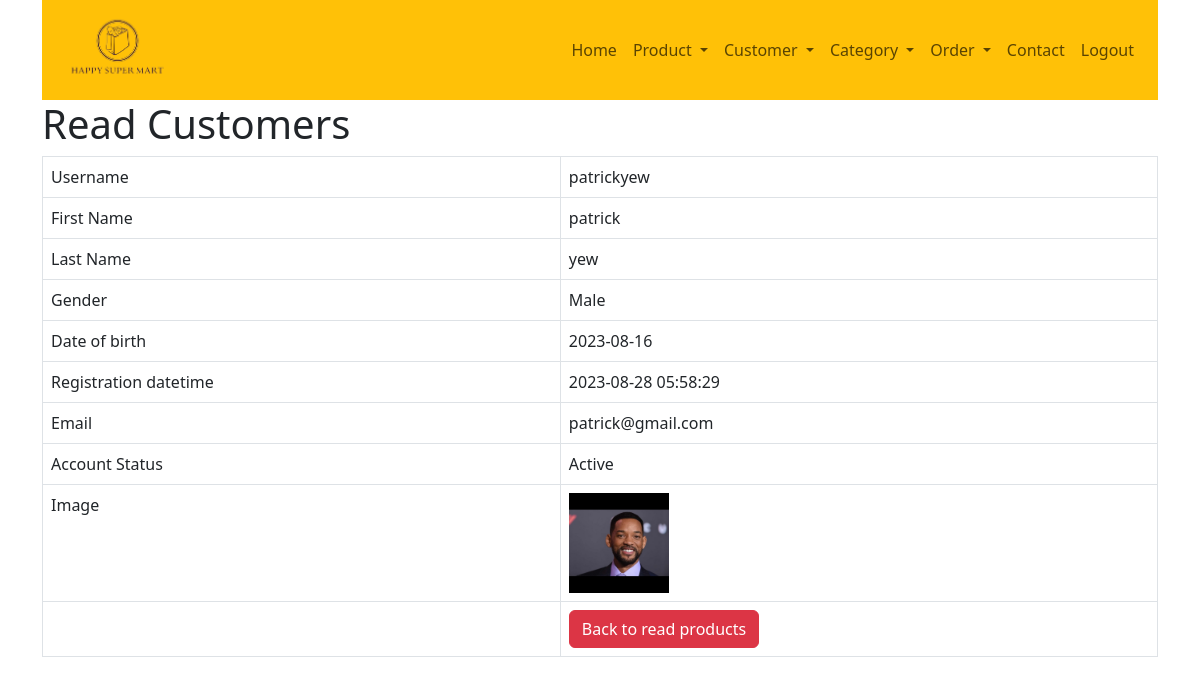
Page /customer_read_one.php?id=1 (signed in) on the committed database.
### tables this page shows
CREATE TABLE IF NOT EXISTS `customer` (
  `id` int NOT NULL AUTO_INCREMENT,
  `username` varchar(30) NOT NULL,
  `password` varchar(256) NOT NULL,
  `first_name` varchar(50) NOT NULL,
  `last_name` varchar(50) NOT NULL,
  `gender` enum('Male','Female','Other','') NOT NULL,
  `birth` date NOT NULL,
  `registration_date` timestamp NOT NULL DEFAULT CURRENT_TIMESTAMP ON UPDATE CURRENT_TIMESTAMP,
  `status` enum('Active','Inactive','Other','') NOT NULL DEFAULT 'Active',
  `email` varchar(50) NOT NULL,
  `image` varchar(255) NOT NULL,
  PRIMARY KEY (`id`),
  UNIQUE KEY `username` (`username`),
  UNIQUE KEY `email` (`email`)
);

### customer_read_one.php (the view, shortened to what this page needs)
<!DOCTYPE HTML>
<html>
<head>
    <link href="https://cdn.jsdelivr.net/npm/bootstrap@5.3.0/dist/css/bootstrap.min.css" rel="stylesheet">
</head>
<body>
    <div class="container">
        <?php
        include 'navbar/menu_nav.php';
        ?>
        <div class="page-header">
            <h1>Read Customers</h1>
        </div>
        <?php
        $id = isset($_GET['id']) ? $_GET['id'] : die('ERROR: Record ID not found.');
        include 'config/database.php';
        try {
            $query = "SELECT id, username, first_name, last_name, gender, birth, registration_date,status,email,image FROM customer WHERE id = :id ";
            $stmt = $con->prepare($query);
            $stmt->bindParam(":id", $id);
            $stmt->execute();
            $row = $stmt->fetch(PDO::FETCH_ASSOC);
            $username = $row['username'];
            $firstname = $row['first_name'];
            $lastname = $row['last_name'];
            $gender = $row['gender'];
            $date_of_birth = $row['birth'];
            $registration_date_time = $row['registration_date'];
            $account_status = $row['status'];
            $email = $row['email'];
            $image = $row['image'];
        }
        catch (PDOException $exception) {
            die('ERROR: ' . $exception->getMessage());
        }
        ?>
        <table class='table table-hover table-responsive table-bordered'>
            <tr>
                <td>Username</td>
                <td><?php echo htmlspecialchars($username, ENT_QUOTES);  ?></td>
            </tr>
            <tr>
                <td>First Name</td>
                <td><?php echo htmlspecialchars($firstname, ENT_QUOTES);  ?></td>
            </tr>
            <tr>
                <td>Last Name</td>
                <td><?php echo htmlspecialchars($lastname, ENT_QUOTES);  ?></td>
            </tr>
            <tr>
                <td>Gender</td>
                <td><?php echo htmlspecialchars($gender, ENT_QUOTES);  ?></td>
            </tr>
            <tr>
                <td>Date of birth</td>
                <td><?php echo htmlspecialchars($date_of_birth, ENT_QUOTES);  ?></td>
            </tr>
            <tr>
                <td>Registration datetime</td>
                <td><?php echo htmlspecialchars($registration_date_time, ENT_QUOTES);  ?></td>
            </tr>
            <tr>
                <td>Email</td>
                <td><?php echo htmlspecialchars($email, ENT_QUOTES);  ?></td>
            </tr>
            <tr>
                <td>Account Status</td>
                <td><?php echo htmlspecialchars($account_status, ENT_QUOTES);  ?></td>
            </tr>
            <tr>
                <td>Image</td>
                <td>
                    <?php
                    if ($image == "") {
                        echo '<img src="image/customer_img.jpg" alt="image" width="100">';
                    } else {
                        echo '<img src="' . ($image) . '"width="100">';
                    }
                    ?>
                </td>
            </tr>
            <tr>
                <td></td>
                <td>
                    <a href='customer_read.php' class='btn btn-danger'>Back to read products</a>
                </td>
            </tr>
        </table>
    </div>
</body>
</html>

### rows in the picture
customer: username "patrickyew", first_name "patrick", last_name "yew", gender "Male", birth "2023-08-16", registration_date "2023-08-28 05:58:29", email "patrick@gmail.com", status "Active", image (picture)
